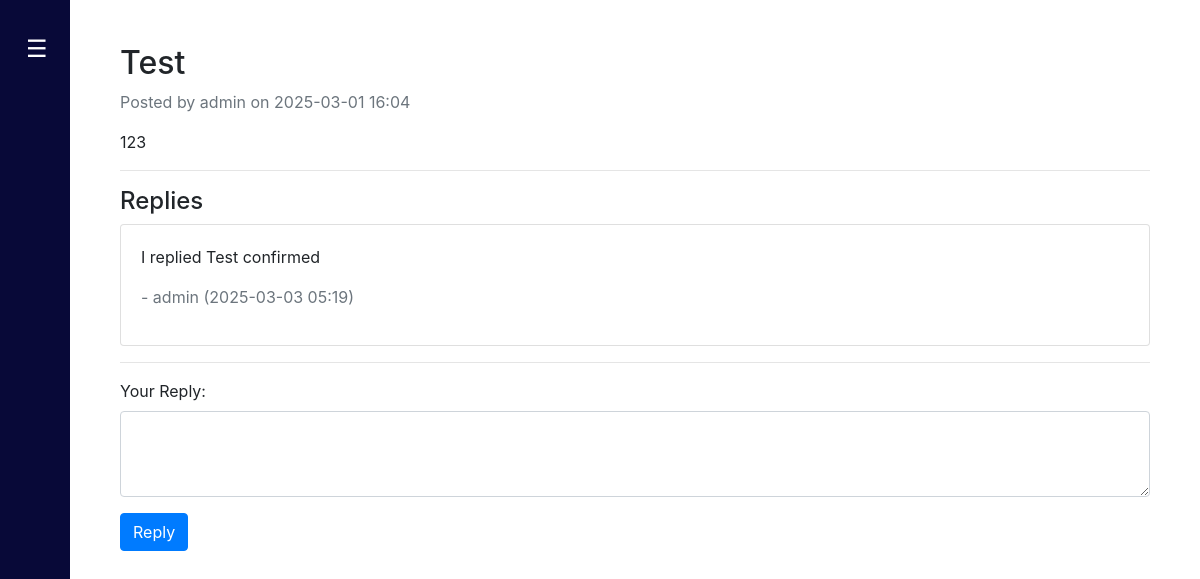
The app's page /forums/2 (signed in), older data.
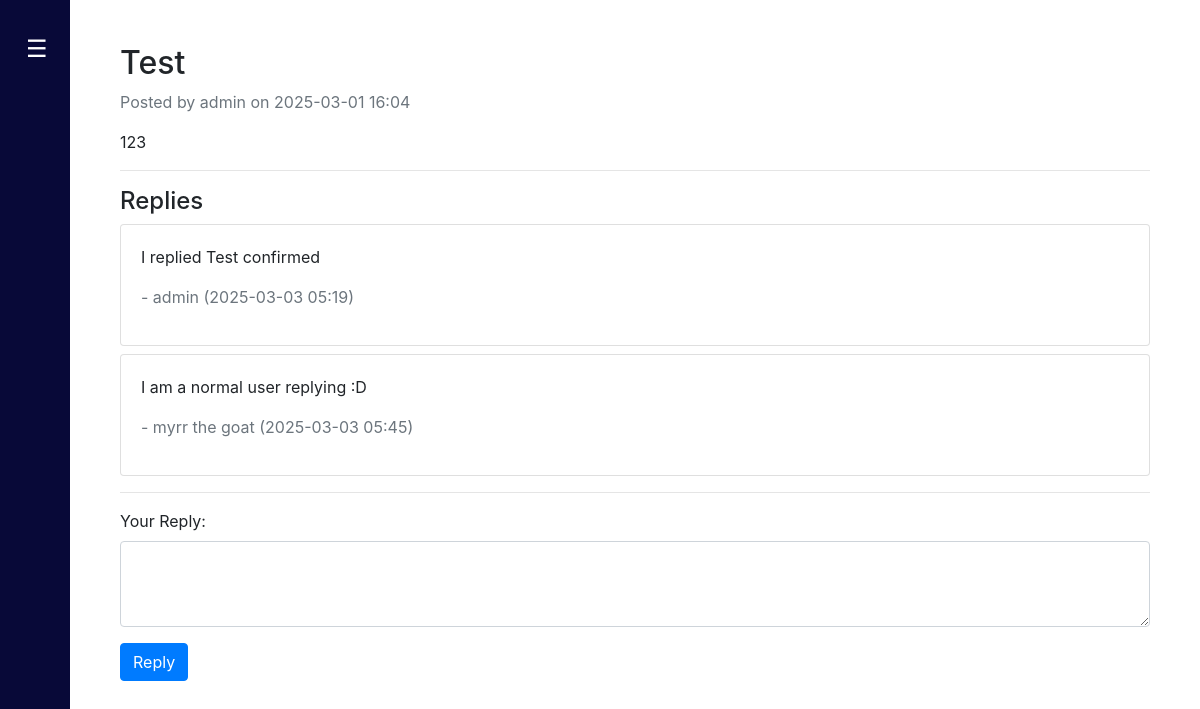
The same page, newer data.
### Website/models.py (models this page shows, shortened)
class ForumComment(db.Model):
    id = db.Column(db.Integer, primary_key=True)
    content = db.Column(db.Text, nullable=False)
    created_at = db.Column(db.DateTime, default=db.func.current_timestamp())
    user_id = db.Column(db.Integer, db.ForeignKey('user.id'), nullable=False)
    post_id = db.Column(db.Integer, db.ForeignKey('forum_post.id'), nullable=False)
    user = db.relationship('User', backref='forum_comments')

class User(db.Model, UserMixin):
    id = db.Column(db.Integer, primary_key=True)
    email = db.Column(db.String(150), unique=True, nullable=False)
    firstName = db.Column(db.String(150), nullable=False)  # For first name
    password = db.Column(db.String(150), nullable=False)  # For storing password hash
    is_admin = db.Column(db.Boolean, default=False)  # Optional: for admin flag

### Website/views.py (the view, shortened to what this page needs)
@views.route('/forums/<int:post_id>', methods=['GET', 'POST'])
@login_required
def forum_post(post_id):
    post = ForumPost.query.get_or_404(post_id)
    comments = ForumComment.query.filter_by(post_id=post.id).order_by(ForumComment.created_at).all()
    return render_template("forum_post.html", post=post, comments=comments, user=current_user)

### Website/templates/forum_post.html (shortened to what this page needs)
{% extends "base.html" %}
{% block content %}
<div class="container mt-4">
    <h2>{{ post.title }}</h2>
    <p class="text-muted">Posted by {{ post.user.firstName }} on {{ post.created_at.strftime('%Y-%m-%d %H:%M') }}</p>
    <p>{{ post.content }}</p>
    <hr>
    <h4>Replies</h4>
    <div class="comments">
        {% for comment in comments %}
        <div class="card my-2">
            <div class="card-body">
                <p class="card-text">{{ comment.content }}</p>
                <p class="text-muted">- {{ comment.user.firstName }} ({{ comment.created_at.strftime('%Y-%m-%d %H:%M') }})</p>
            </div>
        </div>
        {% else %}
        <p>No comments yet. Be the first to reply!</p>
        {% endfor %}
    </div>
    <hr>
    {% if user.is_authenticated %}
    <form method="POST">
        <div class="form-group">
            <label for="content">Your Reply:</label>
            <textarea class="form-control" id="content" name="content" rows="3" required></textarea>
        </div>
        <button type="submit" class="btn btn-primary">Reply</button>
    </form>
    {% else %}
    <p class="text-center">You need to <a href="{{ url_for('auth.login') }}">log in</a> to reply.</p>
    {% endif %}
</div>
{% endblock %}

Row changes from the older to the newer data that the page shows:
added ForumComment: content "I am a normal user replying :D", user.firstName "myrr the goat", created_at "2025-03-03 05:45"
